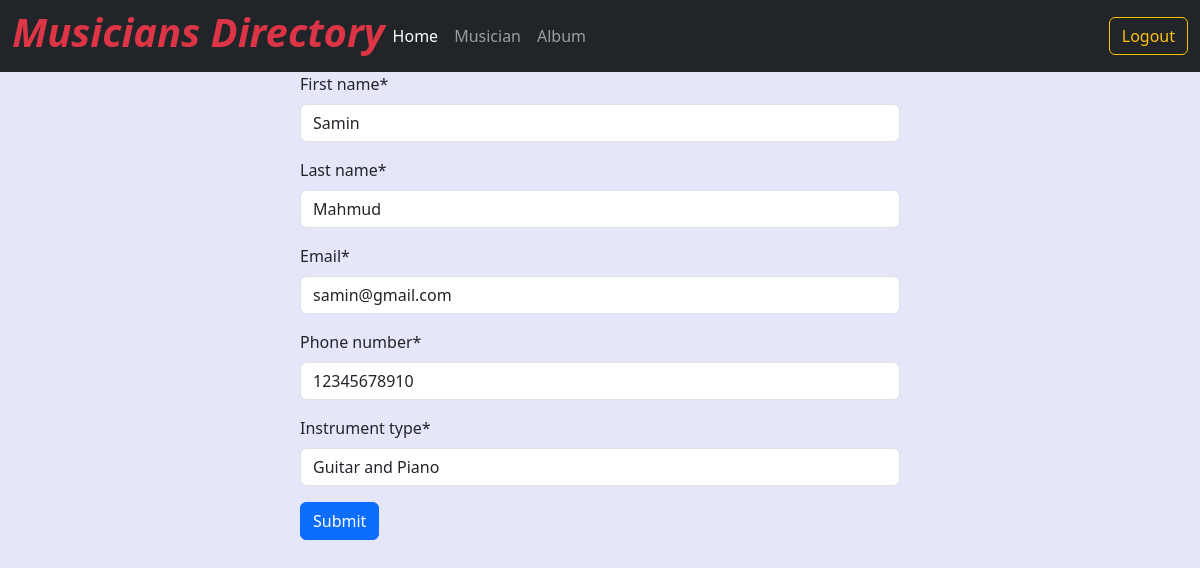
/musician/edit/3/ (signed in), run on the app's committed database.
### musician/models.py (models this page shows, shortened)
class Musician(models.Model):
    first_name = models.CharField(max_length=100)
    last_name = models.CharField(max_length=100)
    email = models.EmailField()
    phone_number = models.CharField(max_length=12)
    instrument_type = models.CharField(max_length=100)

### musician/views.py (the view)
# urls.py: path('edit/<int:id>/', views.edit_musician.as_view() , name='edit_musician'),
@method_decorator(login_required, name='dispatch')
class edit_musician(UpdateView):
    model = Musician
    form_class = MusicianForm
    template_name = 'album.html'
    pk_url_kwarg = 'id'
    success_url = reverse_lazy('home')

### musician/forms.py
class MusicianForm(forms.ModelForm):
    class Meta:
        model = Musician
        fields = '__all__'

### album/templates/album.html (shortened to what this page needs)
{% extends "base.html" %}
{% load crispy_forms_tags  %}
{% block content %}
<form method="POST" style="width: 50%; margin:auto">
    {{form | crispy}}
    <button type="submit" class="btn btn-primary">Submit</button>
</form>
{% endblock %}

### templates/base.html (style rules this page uses)
body { background-color: #E6E6FA; }

### data on the page
Musician: first_name "Samin", last_name "Mahmud", email "samin@gmail.com", phone_number "12345678910", instrument_type "Guitar and Piano"
